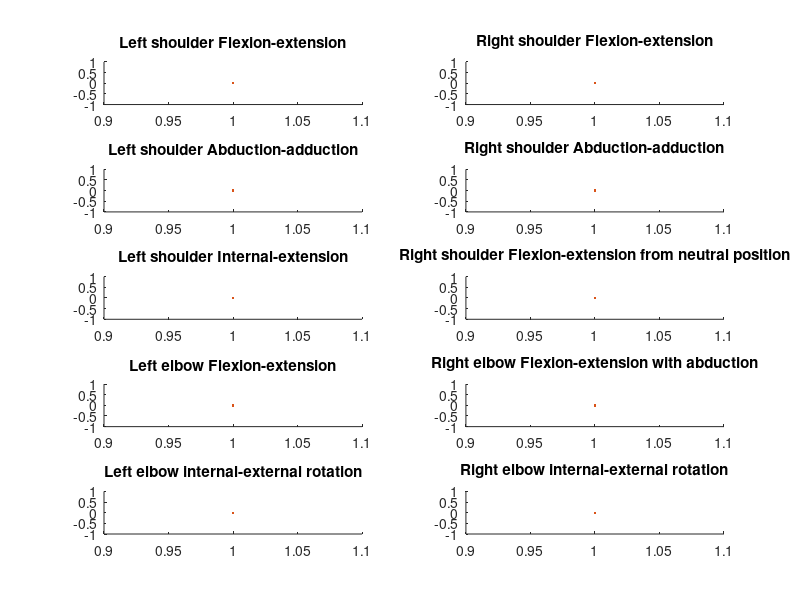

Write MATLAB code to recreate this figure.
clc;clear all;
markers = ["lef","lbd","lelb","lelb1","lie","ref","rbd","relb","relb1","rie"];
addpath('F:\github\wearable-jacket\matlab\dataanalysis_codes')
% addpath('C:\Users\fabio\github\wearable-jacket\matlab\WISE_KNT') % fabio address
cd(strcat('F:\github\wearable-jacket\matlab\kinect+imudata\'));
% cd(strcat('C:\Users\fabio\github\wearable-jacket\matlab\kinect+imudata\',num2str(SID))); % fabio address
list = dir();
SID = size(list,1);
Nd = 30;
N = 1;
% Timeglobal = zeros(N,1);
% Timeieglobal = zeros(N,1);
lfeglobal = zeros(N,2);
lbdglobal = zeros(N,2);
lieglobal = zeros(N,2);
lelbfeglobal = zeros(N,2);
lelbfe1global = zeros(N,2);
rfeglobal = zeros(N,2);
rbdglobal = zeros(N,2);
rieglobal = zeros(N,2);
relbfeglobal = zeros(N,2);
relbfe1global = zeros(N,2);


for i=1:size(list,1)
     SID(i) = str2double(list(i).name);
end
SID(isnan(SID)) = [];
clearvars i;
for i=1:length(SID)
cd(strcat('F:\github\wearable-jacket\matlab\kinect+imudata\',num2str(SID(i))));
spike_files=dir('*.txt');
for k = 1:length(spike_files)
    f1 = strsplit(spike_files(k).name,'.');
    f2 = strsplit(string(f1(1)),'_');
    if length(f2)>=2
%         disp('Inside length if');
    if f2(2) == "WISE+KINECT" && f2(1)==num2str(SID(i))
        if f2.length()>=5 && f2(3)== "testing"
            typ = f2(5);
            data = importWISEKINECT1(spike_files(k).name);
            len = size(data,1);
            Time = zeros(len-1,1);
            lfe = zeros(len-1,2);
            lbd = zeros(len-1,2);
            lie = zeros(len-1,2);
            lelbfe = zeros(len-1,2);
            lfps = zeros(len-1,1);
            rfe = zeros(len-1,2);
            rbd = zeros(len-1,2);
            rie = zeros(len-1,2);
            relbfe = zeros(len-1,2);
            rfps = zeros(len-1,1);
            for j = 2:len 
                Time(j-1) = str2double(data(j,1));
                lfe(j-1,:) = [str2double(data(j,2)) str2double(data(j,3))];
                lbd(j-1,:) = [str2double(data(j,4)) str2double(data(j,5))];
                lie(j-1,:) = [str2double(data(j,6)) str2double(data(j,7))];
                lelbfe(j-1,:) = [str2double(data(j,8)) str2double(data(j,9))];
                rfe(j-1,:) = [str2double(data(j,10)) str2double(data(j,11))];
                rbd(j-1,:) = [str2double(data(j,12)) str2double(data(j,13))];
                rie(j-1,:) = [str2double(data(j,14)) str2double(data(j,15))];
                relbfe(j-1,:) = [str2double(data(j,16)) str2double(data(j,17))];
            end
        delnumarr = find(round(Time)==12);
        lie(1:delnumarr(1),:) = [];
        lfe(1:delnumarr(1),:) = [];
        lbd(1:delnumarr(1),:) = [];
        lelbfe(1:delnumarr(1),:) = [];
        rfe(1:delnumarr(1),:) = [];
        rbd(1:delnumarr(1),:) = [];
        rie(1:delnumarr(1),:) = [];
        relbfe(1:delnumarr(1),:) = [];
        Time(length(lie)+1:length(Time))=[];
        smoovar = ceil(length(Time)/Time(length(Time)));    
            
        switch(typ)
            
            case markers(1)
                diff = zeros(length(lfe));
                diff = lfe(:,1)-lfe(:,2);
                Num = find(abs(diff)>=Nd);
                lfe(Num,:) = [];
                lfeglobal = [lfeglobal;lfe];
            case markers(2)
                diff = zeros(length(lbd));
                diff = lbd(:,1)-lbd(:,2);
                Num = find(abs(diff)>=Nd);
                lbd(Num,:) = [];
                lbdglobal = [lbdglobal;lbd];
            case markers(3)
                lelbfe(lelbfe>=200) = NaN;
                [Row] = find(isnan(lelbfe(:,2)));
                lelbfe(Row,:) = [];
                diff = zeros(length(lelbfe));
                diff = lelbfe(:,1)-lelbfe(:,2);
                Num = find(abs(diff)>=Nd);
                lelbfe(Num,:) = [];
                lelbfeglobal = [lelbfeglobal;lelbfe];
            case markers(4)
                lelbfe(lelbfe>=200) = NaN;
                [Row] = find(isnan(lelbfe(:,2)));
                lelbfe(Row,:) = [];
                diff = zeros(length(lelbfe));
                diff = lelbfe(:,1)-lelbfe(:,2);
                Num = find(abs(diff)>=Nd);
                lelbfe(Num,:) = [];
                lelbfe1global = [lelbfe1global;lelbfe];
            case markers(5)
                lie(lie>=500) = NaN;
                [Row] = find(isnan(lie(:,1)));
                lie(Row,:) = [];
                Zerokinectpos = find(round(lie(:,1)/10)==0);
                min1kinectpos = find(round(lie(:,1)/10)==-1);
                pls1kinectpos = find(round(lie(:,1)/10)==+1);
                ZeroIMUval = mean(lie([Zerokinectpos;min1kinectpos;pls1kinectpos],2));
                lie(:,2) = lie(:,2)-ZeroIMUval;
                diff = zeros(length(lie));diff = lie(:,1)-lie(:,2);
                Num = find(abs(diff)>=Nd);
                lie(Num,:) = [];
                lieglobal = [lieglobal;lie];
            case markers(6)
                diff = zeros(length(rfe));
                diff = rfe(:,1)-rfe(:,2);
                Num = find(abs(diff)>=Nd);
                rfe(Num,:) = [];
                rfeglobal = [rfeglobal;rfe];
            case markers(7)
                diff = zeros(length(rbd));
                diff = rbd(:,1)-rbd(:,2);
                Num = find(abs(diff)>=Nd);
                rbd(Num,:) = [];
                rbdglobal = [rbdglobal;rbd];
            case markers(8)
                relbfe(relbfe>=200) = NaN;
                [Row] = find(isnan(relbfe(:,2)));
                relbfe(Row,:) = [];
                diff = zeros(length(relbfe));
                diff = relbfe(:,1)-relbfe(:,2);
                Num = find(abs(diff)>=Nd);
                relbfe(Num,:) = [];
                relbfeglobal = [relbfeglobal;relbfe];
            case markers(9)
                relbfe(relbfe>=200) = NaN;
                [Row] = find(isnan(relbfe(:,2)));
                relbfe(Row,2) = relbfe(Row,1);
                diff = zeros(length(relbfe));
                diff = relbfe(:,1)-relbfe(:,2);
                Num = find(abs(diff)>=Nd);
                relbfe(Num,:) = [];
                relbfe1global = [relbfe1global;relbfe];
            case markers(10)
                rie(rie>=500) = NaN;
                [Row] = find(isnan(rie(:,1)));
                rie(Row,:) = [];
                Zerokinectpos = find(round(rie(:,1)/10)==0);
                min1kinectpos = find(round(rie(:,1)/10)==-1);
                pls1kinectpos = find(round(rie(:,1)/10)==+1);
                ZeroIMUval = mean(rie([Zerokinectpos;min1kinectpos;pls1kinectpos],2));
                rie(:,2) = rie(:,2)-ZeroIMUval;
                diff = zeros(length(rie));
                diff = rie(:,1)-rie(:,2);
                Num = find(abs(diff)>=Nd);
                rie(Num,:) = [];
                rieglobal = [rieglobal;rie];
                
        end
 
        end
    end
    end
end
    

end


%%

% [pkin,loc] = findpeaks(-lfeglobal(:,1),'MinPeakHeight',-10,'MinPeakProminence',100);

figure(1)

subplot(5,2,1)
hold on
title('Left shoulder Flexion-extension');
plot(lfeglobal(:,2));
plot(lfeglobal(:,1));
% scatter(loc,-pkin);
subplot(5,2,3)
hold on
title('Left shoulder Abduction-adduction');
plot(lbdglobal(:,2));
plot(lbdglobal(:,1));

subplot(5,2,5)
hold on
title('Left shoulder Internal-extension');
plot(lelbfeglobal(:,2));
plot(lelbfeglobal(:,1));

subplot(5,2,7)
hold on
title('Left elbow Flexion-extension');
plot(lelbfe1global(:,2));
plot(lelbfe1global(:,1));

subplot(5,2,9)
hold on
title('Left elbow internal-external rotation');
plot(lieglobal(:,2));
plot(lieglobal(:,1));

subplot(5,2,2)
hold on
title('Right shoulder Flexion-extension');
plot(rfeglobal(:,2));
plot(rfeglobal(:,1));

subplot(5,2,4)
hold on
title('Right shoulder Abduction-adduction');
plot(rbdglobal(:,2));
plot(rbdglobal(:,1));

subplot(5,2,6)
hold on
title('Right shoulder Flexion-extension from neutral position');
plot(relbfeglobal(:,2));
plot(relbfeglobal(:,1));

subplot(5,2,8)
hold on
title('Right elbow Flexion-extension with abduction');
plot(relbfe1global(:,2));
plot(relbfe1global(:,1));

subplot(5,2,10)
hold on
title('Right elbow internal-external rotation');
plot(rieglobal(:,2));
plot(rieglobal(:,1));

%%

